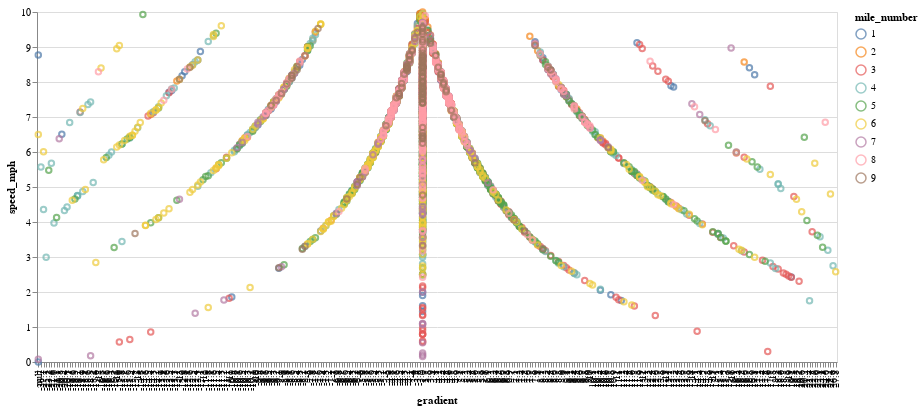

Notebook code cell kept with this figure:
### Code cell
source = speed_grade

brush = alt.selection(type='interval')

points = alt.Chart(source).mark_point().encode(
    x='gradient:N',
    y='speed_mph:Q',
    color=alt.condition(brush, 'mile_number:N', alt.value('lightgray'))
).properties(
    height=350, width=800
).add_selection(
    brush
)

bars = alt.Chart(source).mark_bar().encode(
    y='mile_number:N',
    color='mile_number:N',
    x='count(mile_number):Q'
).transform_filter(
    brush
)

points
# points & bars

### Figure 1 — Vega-Lite specification as saved in the notebook (floating-point values rounded to 4 significant figures; data arrays with more than 128 entries replaced by an {"elided": "..."} marker saying what was removed)
{"config": {"view": {"continuousWidth": 400, "continuousHeight": 300}}, "data": {"name": "data-ff702a45e9f39cfe08c32938791e1372"}, "mark": "point", "encoding": {"color": {"condition": {"field": "mile_number", "type": "nominal", "selection": "selector002"}, "value": "lightgray"}, "x": {"field": "gradient", "type": "nominal"}, "y": {"field": "speed_mph", "type": "quantitative"}}, "height": 350, "selection": {"selector002": {"type": "interval"}}, "width": 800, "$schema": "https://vega.github.io/schema/vega-lite/v4.17.0.json", "datasets": {"data-ff702a45e9f39cfe08c32938791e1372": {"elided": "4304 records"}}}
